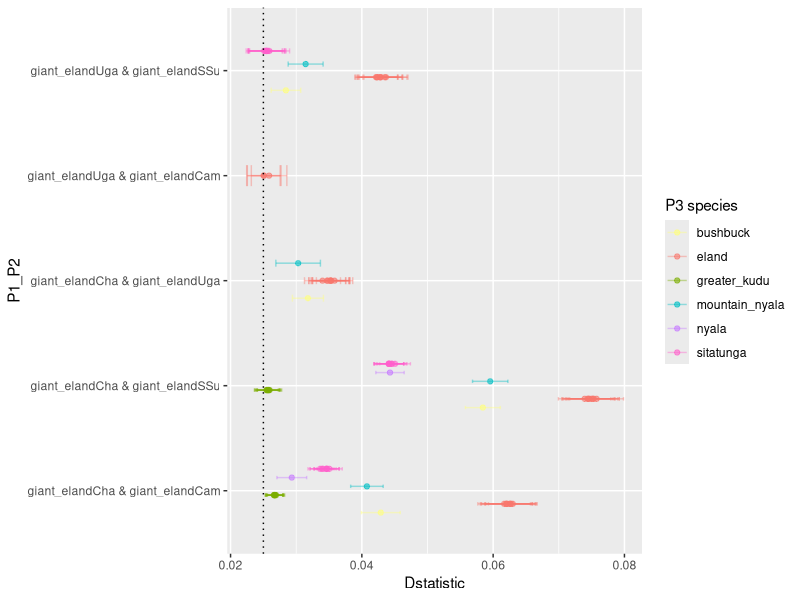
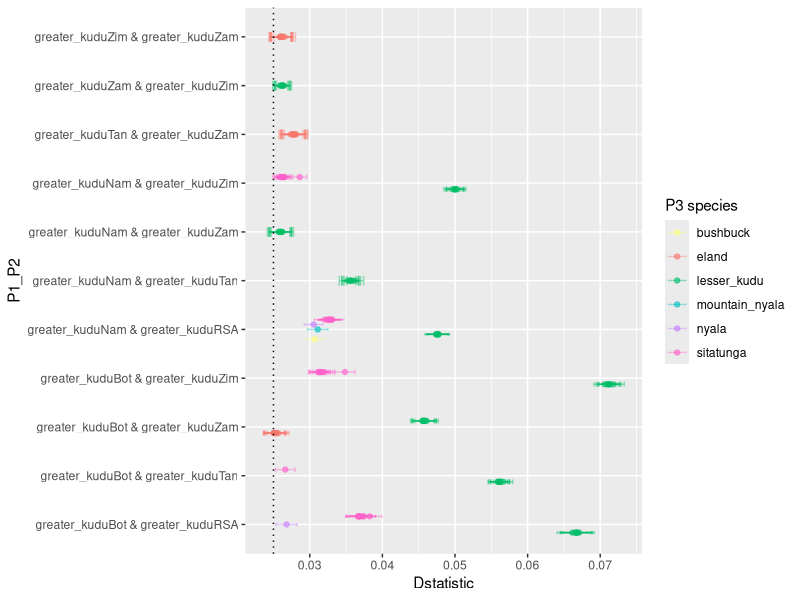
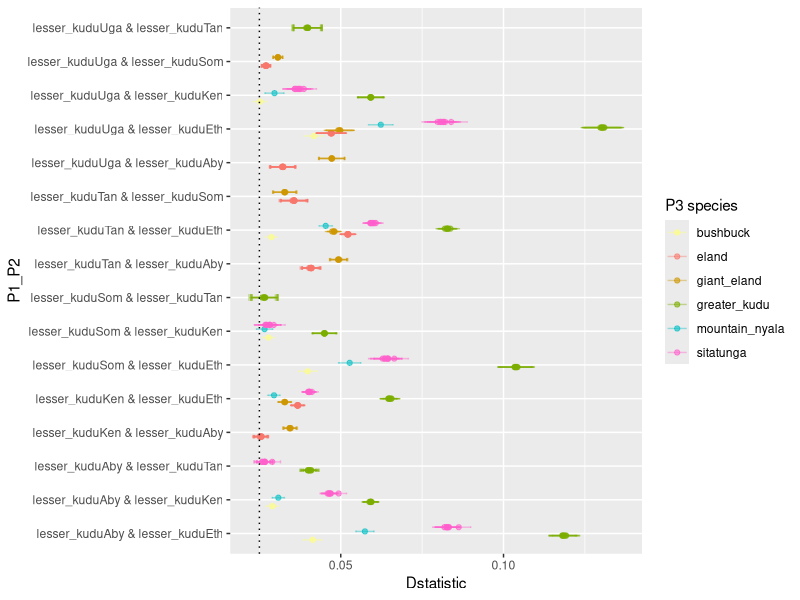
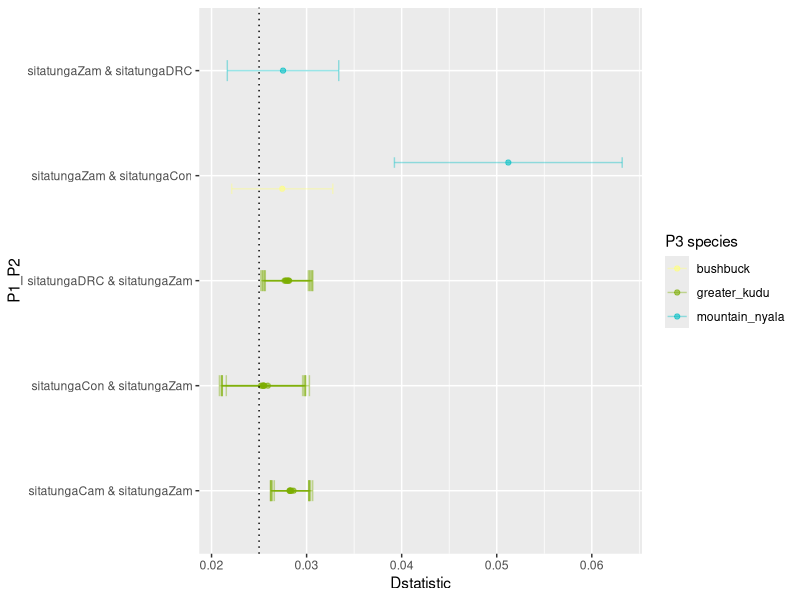
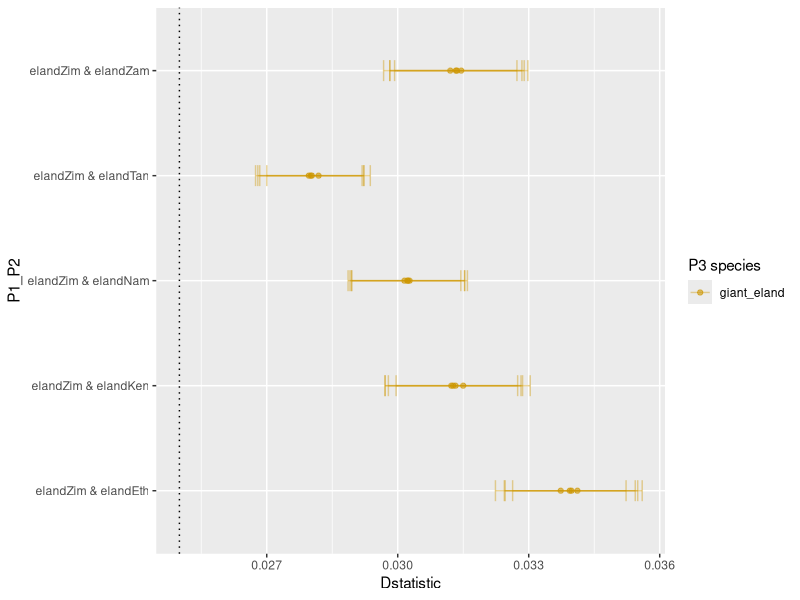

Reproduce these figures in R, in order.
library(dplyr)
library(ggplot2)
library(gridExtra)
library(stringr)
tab <- read.table("./tragBostau9_BBAA.txt", header = T)
# tab <- read.table("./tragBostau9_Dmin.txt", header=T)
tab$std.err <- tab$Dstatistic / tab$Z.score
tab$lower <- tab$Dstatistic - tab$std.err
tab$upper <- tab$Dstatistic + tab$std.err

comnames <- c("Tory" = "eland", "Tder" = "giant_eland", "Tstr" = "greater_kudu", "Timb" = "lesser_kudu", "Tbux" = "mountain_nyala", "Scaf" = "nyala", "Tspe" = "sitatunga", "Kell" = "waterbuck", "Tscr" = "bushbuck")
replace_strings <- function(data, dictionary) {
  mutate_all(data, ~ str_replace_all(., dictionary))
}


filtered <- tab %>%
  filter(substr(P1, 1, 4) == substr(P2, 1, 4)) %>%
  filter(substr(P1, 1, 4) != substr(P3, 1, 4)) %>%
  filter_all(all_vars(!grepl("NA-", .)))

p_cutoff <- .05 / nrow(filtered) # Bonferroni cor.
D_cutoff <- 0.025
# Z_cutoff <- 3

# sig <- filtered[filtered$Z.score > Z_cutoff, ]
sig <- filtered[filtered$p.value < p_cutoff, ]

highD <- sig[sig$Dstatistic > D_cutoff, ]

highD$P1_P2 <- paste(highD$P1, highD$P2, sep = " & ")
highD$P3_species <- substr(highD$P3, 1, 4)
highD$P1_P2_species <- substr(highD$P1, 1, 4)

highD[, 13:15] <- replace_strings(highD[, 13:15], comnames)

# comcolors <- c("#F8766D" = "eland", "#CD9600" = "giant_eland", "#7CAE00" = "greater_kudu", "#00BE67" = "lesser_kudu", "#00BFC4" = "mountain_nyala", "#C77CFF" = "nyala", "#FF61CC" = "sitatunga", "#FFFF7C" = "bushbuck", "#383838" = "waterbuck")
comcolors <- c(
  "eland" = "#F8766D", "giant_eland" = "#CD9600", "greater_kudu" = "#7CAE00",
  "lesser_kudu" = "#00BE67", "mountain_nyala" = "#00BFC4", "nyala" = "#C77CFF",
  "sitatunga" = "#FF61CC", "bushbuck" = "#FFFF7C", "waterbuck" = "#383838"
)

# pdf("dstat.pdf")
# ggplot(highD, aes(Dstatistic, P1_P2, color=P3_species)) +
#   geom_point(position = position_dodge(width = 0.5), alpha=0.3) +
#   geom_errorbarh(aes(xmax = upper, xmin = lower, height = 0.2), position = position_dodge(width = 0.5), alpha=0.2) +
#   geom_vline(xintercept = D_cutoff, linetype="dotted") +
#   scale_color_manual(values = comcolors) +
#   labs(color = "P3 species")
# dev.off()


p <- list()
species <- unique(highD$P1_P2_species)
for (i in 1:length(species)) {
  print(species[i])
  plotdat <- highD[highD$P1_P2_species == species[i], ]
  p[[i]] <- ggplot(plotdat, aes(Dstatistic, P1_P2, color = P3_species)) +
    geom_point(position = position_dodge(width = 0.5), alpha = 0.6) +
    geom_errorbarh(aes(xmax = upper, xmin = lower, height = 0.2), position = position_dodge(width = 0.5), alpha = 0.4) +
    geom_vline(xintercept = D_cutoff, linetype = "dotted") +
    scale_color_manual(values = comcolors) +
    labs(color = "P3 species")
}


pdf("dstat_grouped_withcor.pdf")
for (i in 1:length(p)) {
  print(p[[i]])
}
dev.off()
